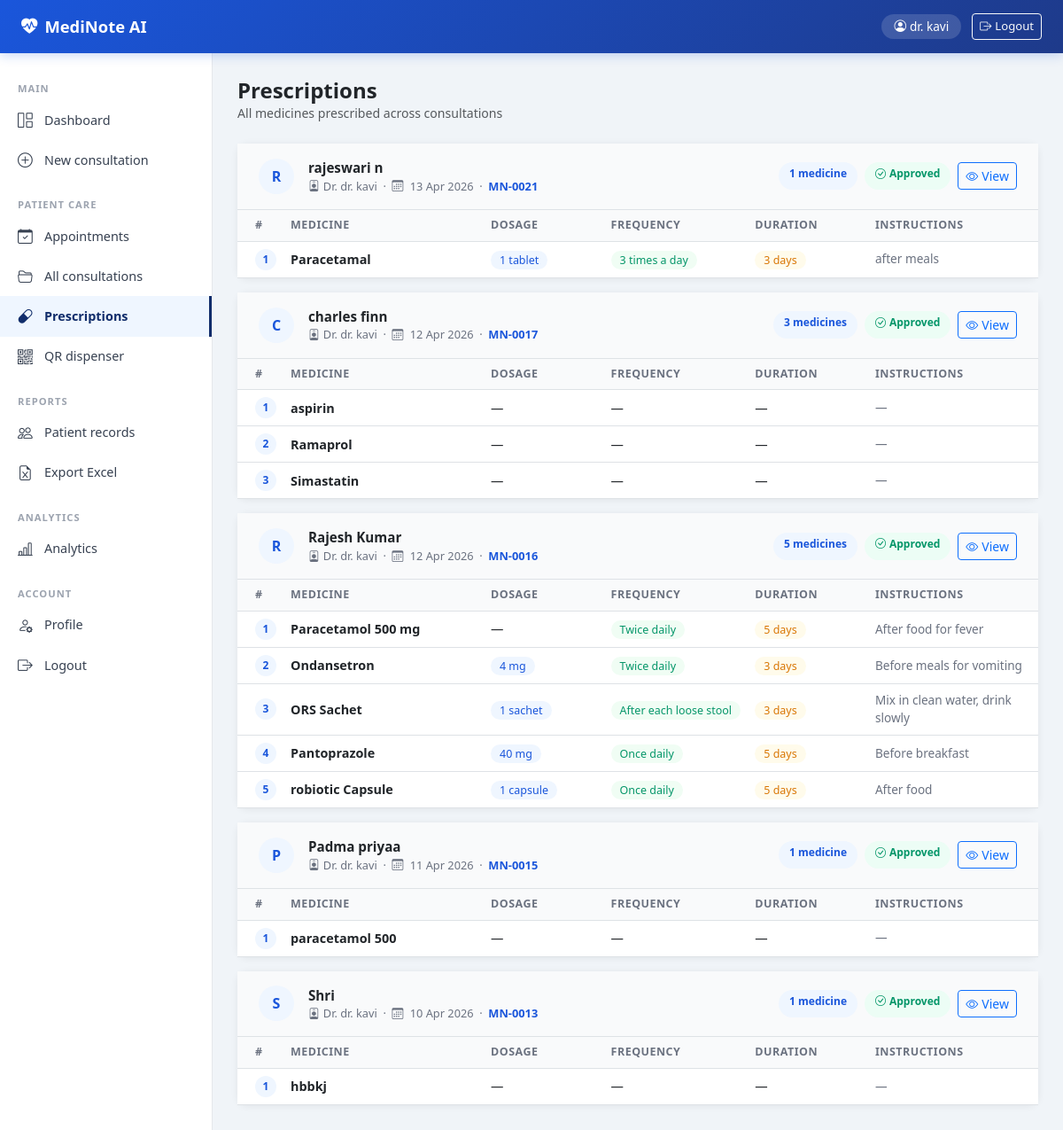
Screenshot of /prescriptions (signed in) with the database file from the repository.
### models/consultation.py (models this page shows, shortened)
class User(UserMixin, db.Model):
    __tablename__ = "users"
    id            = db.Column(db.Integer, primary_key=True)
    name          = db.Column(db.String(100), nullable=False)
    email         = db.Column(db.String(120), unique=True, nullable=False)
    password_hash = db.Column(db.String(200))
    role          = db.Column(db.String(20), default="doctor")
    created_at    = db.Column(db.DateTime, default=datetime.utcnow)

class Consultation(db.Model):
    __tablename__ = "consultations"
    id           = db.Column(db.Integer, primary_key=True)
    patient_name = db.Column(db.String(100))
    doctor_name  = db.Column(db.String(100))
    audio_file   = db.Column(db.String(200))
    status       = db.Column(db.String(30), default="uploaded")
    created_at   = db.Column(db.DateTime, default=datetime.utcnow)
    approved_at  = db.Column(db.DateTime, nullable=True)
    transcripts  = db.relationship("Transcript", backref="consultation", lazy=True)
    entities     = db.relationship("Entity", backref="consultation", lazy=True)
    notes        = db.relationship("Note", backref="consultation", lazy=True)
    prescriptions = db.relationship("Prescription", backref="consultation", lazy=True)

class Prescription(db.Model):
    __tablename__ = "prescriptions"
    id              = db.Column(db.Integer, primary_key=True)
    consultation_id = db.Column(db.Integer, db.ForeignKey("consultations.id"))
    medicine_name   = db.Column(db.String(200))
    dosage          = db.Column(db.String(100))
    frequency       = db.Column(db.String(100))
    duration        = db.Column(db.String(100))
    instructions    = db.Column(db.String(300))
    created_at      = db.Column(db.DateTime, default=datetime.utcnow)

### routes/patients.py (the view)
@patients_bp.route("/prescriptions")
@login_required
def prescriptions():
    all_rxs = db.session.query(Prescription, Consultation).join(
        Consultation, Prescription.consultation_id == Consultation.id
    ).order_by(Prescription.created_at.desc()).all()
    grouped = {}
    for rx, c in all_rxs:
        if c.id not in grouped:
            grouped[c.id] = {"consultation": c, "medicines": []}
        grouped[c.id]["medicines"].append(rx)
    return render_template("prescriptions.html",
                           grouped=grouped.values())

### models/consultation.py (called while the page is built)
@login_manager.user_loader
def load_user(user_id):
    return User.query.get(int(user_id))

### templates/prescriptions.html (shortened to what this page needs)
{% extends "base.html" %}
{% block content %}
<div class="d-flex justify-content-between align-items-center mb-4">
  <div>
    <h4 class="fw-bold mb-0">Prescriptions</h4>
    <p class="text-muted mb-0" style="font-size:.88rem">
      All medicines prescribed across consultations
    </p>
  </div>
</div>
{% if grouped %}
{% for group in grouped %}
{% set c = group.consultation %}
{% set medicines = group.medicines %}
<div class="card mb-3">
  <div class="px-4 py-3 border-bottom d-flex align-items-center gap-3"
       style="background:#f9fafb">
    <div style="width:40px;height:40px;border-radius:50%;background:#eff6ff;
                display:flex;align-items:center;justify-content:center;
                font-size:1rem;font-weight:700;color:#1a56db;flex-shrink:0">
      {{ c.patient_name[0].upper() }}
    </div>
    <div class="flex-grow-1">
      <div class="fw-bold" style="font-size:.95rem">{{ c.patient_name }}</div>
      <div style="font-size:.8rem;color:#6b7280">
        <i class="bi bi-person-badge me-1"></i>Dr. {{ c.doctor_name }}
        &nbsp;·&nbsp;
        <i class="bi bi-calendar3 me-1"></i>
        {{ c.created_at.strftime("%d %b %Y") }}
        &nbsp;·&nbsp;
        <span class="fw-semibold" style="color:#1a56db">
          MN-{{ '%04d' % c.id }}
        </span>
      </div>
    </div>
    <div class="d-flex gap-2">
      <span style="background:#eff6ff;color:#1a56db;font-size:.75rem;
                   font-weight:600;padding:4px 12px;border-radius:20px">
        {{ medicines|length }} medicine{{ "s" if medicines|length != 1 }}
      </span>
      {% if c.status == "approved" %}
      <span style="background:#ecfdf5;color:#059669;font-size:.75rem;
                   font-weight:600;padding:4px 12px;border-radius:20px">
        <i class="bi bi-check-circle me-1"></i>Approved
      </span>
      {% endif %}
      <a href="{{ url_for('consultation.review', id=c.id) }}"
         class="btn btn-sm btn-outline-primary">
        <i class="bi bi-eye me-1"></i>View
      </a>
    </div>
  </div>
  <div class="table-responsive">
    <table class="table table-hover mb-0">
      <thead>
        <tr>
          <th style="width:5%;padding-left:20px">#</th>
          <th style="width:25%">Medicine</th>
          <th style="width:15%">Dosage</th>
          <th style="width:18%">Frequency</th>
          <th style="width:15%">Duration</th>
          <th>Instructions</th>
        </tr>
      </thead>
      <tbody>
        {% for rx in medicines %}
        <tr>
          <td style="padding-left:20px">
            <span style="width:24px;height:24px;border-radius:50%;
                         background:#eff6ff;color:#1a56db;font-size:.75rem;
                         font-weight:700;display:inline-flex;align-items:center;
                         justify-content:center">
              {{ loop.index }}
            </span>
          </td>
          <td class="fw-semibold">{{ rx.medicine_name }}</td>
          <td>
            {% if rx.dosage %}
            <span style="background:#eff6ff;color:#1a56db;padding:2px 10px;
                         border-radius:20px;font-size:.78rem;font-weight:500">
              {{ rx.dosage }}
            </span>
            {% else %}—{% endif %}
          </td>
          <td>
            {% if rx.frequency %}
            <span style="background:#f0fdf4;color:#059669;padding:2px 10px;
                         border-radius:20px;font-size:.78rem;font-weight:500">
              {{ rx.frequency }}
            </span>
            {% else %}—{% endif %}
          </td>
          <td>
            {% if rx.duration %}
            <span style="background:#fffbeb;color:#d97706;padding:2px 10px;
                         border-radius:20px;font-size:.78rem;font-weight:500">
              {{ rx.duration }}
            </span>
            {% else %}—{% endif %}
          </td>
          <td style="font-size:.85rem;color:#6b7280">
            {{ rx.instructions or "—" }}
          </td>
        </tr>
        {% endfor %}
      </tbody>
    </table>
  </div>
</div>
{% endfor %}
{% endif %}
{% endblock %}

### templates/base.html (shortened to what this page needs)
<!DOCTYPE html>
<html lang="en">
<head>
  <link href="https://cdn.jsdelivr.net/npm/bootstrap@5.3.0/dist/css/bootstrap.min.css" rel="stylesheet"/>
  <link href="https://cdn.jsdelivr.net/npm/bootstrap-icons@1.10.5/font/bootstrap-icons.css" rel="stylesheet"/>
</head>
<body>
{% set authenticated = current_user.is_authenticated %}
{% if authenticated %}
<div class="topbar">
  <a href="{{ url_for('dashboard.dashboard') }}" class="topbar-brand">
    <i class="bi bi-heart-pulse-fill"></i>MediNote AI
  </a>
  <div class="topbar-user">
    <span class="user-pill"><i class="bi bi-person-circle me-1"></i>{{ current_user.name }}</span>
    <a href="{{ url_for('auth.logout') }}" class="btn btn-sm btn-outline-light" style="font-size:.82rem">
      <i class="bi bi-box-arrow-right me-1"></i>Logout
    </a>
  </div>
</div>
<div class="sidebar">
    <div class="sidebar-label">Main</div>
    <a href="{{ url_for('dashboard.dashboard') }}"
       class="sidebar-link {% if request.endpoint == 'dashboard.dashboard' %}active{% endif %}">
      <i class="bi bi-grid-1x2"></i>Dashboard
    </a>
    <a href="{{ url_for('consultation.consent') }}"
       class="sidebar-link {% if request.endpoint in ['consultation.consent','consultation.upload'] %}active{% endif %}">
      <i class="bi bi-plus-circle"></i>New consultation
    </a>
    <div class="sidebar-label mt-2">Patient care</div>
    <a href="{{ url_for('patients.appointments') }}"
       class="sidebar-link {% if request.endpoint == 'patients.appointments' %}active{% endif %}">
      <i class="bi bi-calendar-check"></i>Appointments
    </a>
    <a href="{{ url_for('dashboard.all_consultations') }}"
       class="sidebar-link {% if request.endpoint == 'dashboard.all_consultations' %}active{% endif %}">
      <i class="bi bi-folder2-open"></i>All consultations
    </a>
    <a href="{{ url_for('patients.prescriptions') }}"
       class="sidebar-link {% if request.endpoint == 'patients.prescriptions' %}active{% endif %}">
      <i class="bi bi-capsule"></i>Prescriptions
    </a>
    <a href="{{ url_for('patients.qr_dispenser') }}"
       class="sidebar-link {% if request.endpoint == 'patients.qr_dispenser' %}active{% endif %}">
      <i class="bi bi-qr-code"></i>QR dispenser
    </a>
    <div class="sidebar-label mt-2">Reports</div>
    <a href="{{ url_for('patients.patient_list') }}"
       class="sidebar-link {% if request.endpoint in ['patients.patient_list','patients.patient_detail'] %}active{% endif %}">
      <i class="bi bi-people"></i>Patient records
    </a>
    <a href="{{ url_for('consultation.export_excel') }}"
       class="sidebar-link">
      <i class="bi bi-file-earmark-excel"></i>Export Excel
    </a>
    <div class="sidebar-label mt-2">Analytics</div>
    <a href="{{ url_for('patients.analytics') }}"
       class="sidebar-link {% if request.endpoint == 'patients.analytics' %}active{% endif %}">
      <i class="bi bi-bar-chart-line"></i>Analytics
    </a>
    <div class="sidebar-label mt-2">Account</div>
    <a href="{{ url_for('patients.profile') }}"
       class="sidebar-link {% if request.endpoint == 'patients.profile' %}active{% endif %}">
      <i class="bi bi-person-gear"></i>Profile
    </a>
    <a href="{{ url_for('auth.logout') }}" class="sidebar-link">
      <i class="bi bi-box-arrow-right"></i>Logout
    </a>
  </div>
{% endif %}
{% if authenticated %}
<div class="main-content">
{% else %}
<div class="container mt-4">
{% endif %}
  {% block content %}{% endblock %}
</div>
</body>
</html>

### templates/base.html (style rules this page uses)
:root { --primary:#112d6b; --primary-dk:#1341b8; --sidebar-w:240px; }
body { background:#f0f4f8; font-family:'Segoe UI',sans-serif; margin:0; }
.topbar { height:60px; background:linear-gradient(135deg,#1a56db 0%,#1e3a8a 100%); display:flex; align-items:center; padding:0 24px; position:fixed; top:0; left:0; right:0; z-index:1000; box-shadow:0 2px 12px rgba(26,86,219,.25); }
.topbar-brand { font-size:1.15rem; font-weight:700; color:#fff; text-decoration:none; }
.topbar-brand i { margin-right:8px; }
.topbar-user { margin-left:auto; display:flex; align-items:center; gap:12px; }
.user-pill { background:rgba(255,255,255,.15); border-radius:20px; padding:4px 14px; color:#fff; font-size:.85rem; }
.sidebar { width:var(--sidebar-w); background:#fff; position:fixed; top:60px; left:0; bottom:0; border-right:1px solid #e5e7eb; padding:20px 0; overflow-y:auto; z-index:900; }
.sidebar-label { font-size:.7rem; font-weight:700; color:#9ca3af; letter-spacing:1px; text-transform:uppercase; padding:12px 20px 4px; }
.sidebar-link { display:flex; align-items:center; gap:10px; padding:10px 20px; color:#374151; text-decoration:none; font-size:.9rem; transition:background .15s; }
.sidebar-link.active { background:#eff6ff; color:var(--primary); border-right:3px solid var(--primary); font-weight:600; }
.sidebar-link i { font-size:1.05rem; width:20px; }
.main-content { margin-left:var(--sidebar-w); margin-top:60px; padding:28px; min-height:calc(100vh - 60px); }
.card { border:none!important; border-radius:12px!important; box-shadow:0 1px 8px rgba(0,0,0,.07)!important; }
.table th { font-size:.78rem; font-weight:600; text-transform:uppercase; letter-spacing:.5px; color:#6b7280; background:#f9fafb; }
.table td { font-size:.9rem; vertical-align:middle; }

### rows the page displays
User: name "dr. kavi"
Consultation: patient_name "R", patient_name "rajeswari n", doctor_name "dr. kavi", created_at "13 Apr 2026", id "0021", status "approved" (drawn)
Prescription: medicine_name "Paracetamal", dosage "1 tablet", frequency "3 times a day", duration "3 days", instructions "after meals"
Consultation: patient_name "C", patient_name "charles finn", doctor_name "dr. kavi", created_at "12 Apr 2026", id "0017", status "approved" (drawn)
Prescription: medicine_name "aspirin", instructions "—"
Prescription: medicine_name "Ramaprol", instructions "—"
Prescription: medicine_name "Simastatin", instructions "—"
Consultation: patient_name "R", patient_name "Rajesh Kumar", doctor_name "dr. kavi", created_at "12 Apr 2026", id "0016", status "approved" (drawn)
Prescription: medicine_name "Paracetamol 500 mg", frequency "Twice daily", duration "5 days", instructions "After food for fever"
Prescription: medicine_name "Ondansetron", dosage "4 mg", frequency "Twice daily", duration "3 days", instructions "Before meals for vomiting"
Prescription: medicine_name "ORS Sachet", dosage "1 sachet", frequency "After each loose stool", duration "3 days", instructions "Mix in clean water, drink slowly"
Prescription: medicine_name "Pantoprazole", dosage "40 mg", frequency "Once daily", duration "5 days", instructions "Before breakfast"
Prescription: medicine_name "robiotic Capsule", dosage "1 capsule", frequency "Once daily", duration "5 days", instructions "After food"
Consultation: patient_name "P", patient_name "Padma priyaa", doctor_name "dr. kavi", created_at "11 Apr 2026", id "0015", status "approved" (drawn)
Prescription: medicine_name "paracetamol 500", instructions "—"
Consultation: patient_name "S", patient_name "Shri", doctor_name "dr. kavi", created_at "10 Apr 2026", id "0013", status "approved" (drawn)
Prescription: medicine_name "hbbkj", instructions "—"

### other values shown
{{ medicines|length }} "1" "3" "5" "1" "1"
{{ "s" if medicines|length != 1 }} "s" "s"
